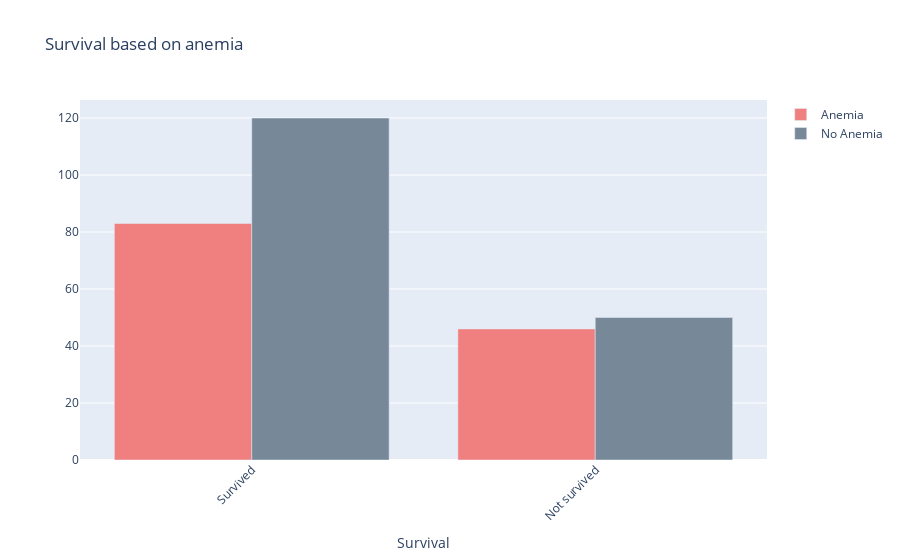

Notebook code for this chart:
### Markdown cell above
### **Survival based on anemia**.

### Code cell
anaemia = df[df["anaemia"]==1]
no_anaemia = df[df["anaemia"]==0]

anaemia_survived = len(anaemia[anaemia['DEATH_EVENT']==0])
anaemia_not_survived = len(anaemia[anaemia['DEATH_EVENT']==1])

no_anaemia_survived = len(no_anaemia[no_anaemia['DEATH_EVENT']==0])
no_anaemia_not_survived = len(no_anaemia[no_anaemia['DEATH_EVENT']==1])

anemia_plot=[anaemia_survived,anaemia_not_survived]
no_anemia_plot=[no_anaemia_survived,no_anaemia_not_survived]


death = ['Survived','Not survived']
fig = go.Figure()
fig.add_trace(go.Bar(
    x=death,
    name='Anemia',
    y=anemia_plot,
    marker_color='lightcoral'
))

fig.add_trace(go.Bar(
    x=death,
    name='No Anemia',
    y=no_anemia_plot,
    marker_color='lightslategrey'
))

fig.update_layout(barmode='group', 
                  xaxis_tickangle=-45,
                  title_text="Survival based on anemia",
                  xaxis_title="Survival")
fig.show()

### Figure 1 — Plotly figure (JSON) as saved in the notebook; plotly's stock layout.template omitted (floating-point values rounded to 4 significant figures)
{"data": [{"marker": {"color": "lightcoral"}, "name": "Anemia", "type": "bar", "x": ["Survived", "Not survived"], "y": [83, 46]}, {"marker": {"color": "lightslategrey"}, "name": "No Anemia", "type": "bar", "x": ["Survived", "Not survived"], "y": [120, 50]}], "layout": {"barmode": "group", "title": {"text": "Survival based on anemia"}, "xaxis": {"tickangle": -45, "title": {"text": "Survival"}}}}
